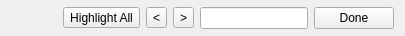
<?xml version="1.0" encoding="UTF-8"?>
<ui version="4.0">
 <class>SearchBanner</class>
 <widget class="QWidget" name="SearchBanner">
  <property name="geometry">
   <rect>
    <x>0</x>
    <y>0</y>
    <width>405</width>
    <height>36</height>
   </rect>
  </property>
  <property name="sizePolicy">
   <sizepolicy hsizetype="Preferred" vsizetype="Minimum">
    <horstretch>0</horstretch>
    <verstretch>0</verstretch>
   </sizepolicy>
  </property>
  <layout class="QHBoxLayout" name="horizontalLayout">
   <property name="spacing">
    <number>-1</number>
   </property>
   <property name="leftMargin">
    <number>12</number>
   </property>
   <property name="topMargin">
    <number>0</number>
   </property>
   <property name="bottomMargin">
    <number>0</number>
   </property>
   <item>
    <spacer name="horizontalSpacer">
     <property name="orientation">
      <enum>Qt::Horizontal</enum>
     </property>
     <property name="sizeHint" stdset="0">
      <size>
       <width>26</width>
       <height>20</height>
      </size>
     </property>
    </spacer>
   </item>
   <item>
    <widget class="QLabel" name="searchInfo"/>
   </item>
   <item>
    <widget class="QToolButton" name="highlightAllButton">
     <property name="text">
      <string>Highlight All</string>
     </property>
     <property name="visible">
      <bool>false</bool>
     </property>
     <property name="checkable">
      <bool>true</bool>
     </property>
    </widget>
   </item>
   <item>
    <widget class="QToolButton" name="previousButton">
     <property name="text">
      <string notr="true">&lt;</string>
     </property>
    </widget>
   </item>
   <item>
    <widget class="QToolButton" name="nextButton">
     <property name="text">
      <string notr="true">&gt;</string>
     </property>
    </widget>
   </item>
   <item>
    <widget class="SearchLineEdit" name="searchLineEdit"/>
   </item>
   <item>
    <widget class="QPushButton" name="doneButton">
     <property name="text">
      <string>Done</string>
     </property>
    </widget>
   </item>
  </layout>
 </widget>
 <customwidgets>
  <customwidget>
   <class>SearchLineEdit</class>
   <extends>QLineEdit</extends>
   <header>ui/browsers/search/searchlineedit.h</header>
  </customwidget>
 </customwidgets>
 <resources/>
 <connections/>
</ui>
